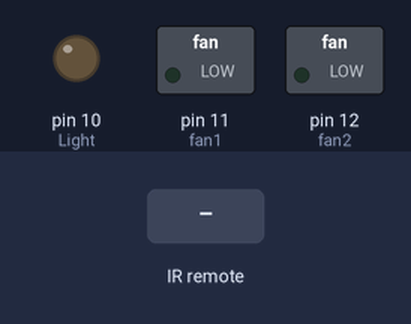
A sketch run on a simulated Arduino Uno, built with avr-gcc and run on an emulated ATmega328P. Shown: switched loads named in the sketch (green lamp = pin HIGH), output pins drawn as LEDs (lit = HIGH). Inputs (shaded band) come from the test bench.

Above: at 1.2 s.
1.3 s: infrared code 0xC10 received
At 2.5 s:
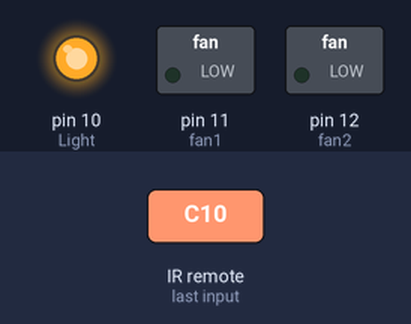
2.8 s: infrared code 0x610 received
At 3.7 s:
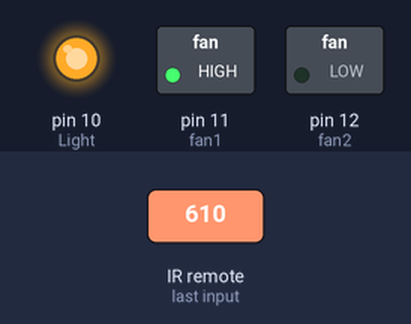
4.3 s: infrared code 0x210 received
At 4.9 s:
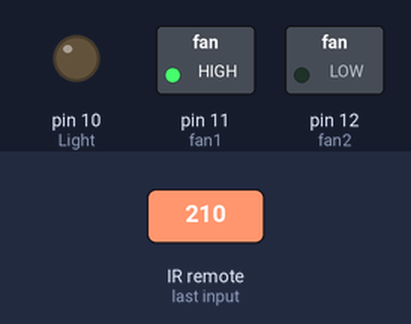
5.8 s: infrared code 0xE10 received
At 7.2 s:
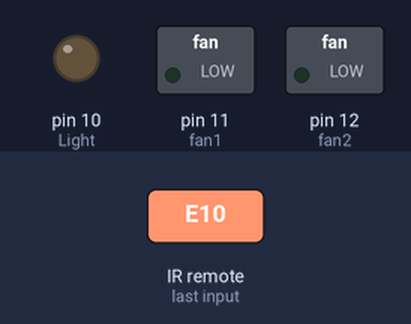
Timing chart, 0 to 8.3 s (numbered marks = the images above; inputs shaded):
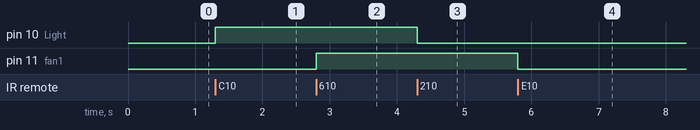

Measured:
- after the input at 1.3 s, pin 10 (Light): LOW → HIGH at once
- after the input at 2.8 s, pin 11 (fan1): LOW → HIGH at once
- after the input at 4.3 s, pin 10 (Light): HIGH → LOW at once
- after the input at 5.8 s, pin 11 (fan1): HIGH → LOW at once

The sketch:

Sony_remote.ino
```cpp
/*

 * This program uses an IR transmitter and reciever simultaneously
 * It will not work with the original library from Ken Shirrif, instead with the modified one by targetto
 * I have forked his library to my profile
 * Sony Power or 'A20' will send a series of NEC commands

 */

#include <IRremote.h> // targetto's library
#include <IRremoteInt.h>
IRsend irsend;

int RECV_PIN = 15; // TSOP reciever
IRrecv irrecv(RECV_PIN);
decode_results results;

// Philips Audio System Control
void volDown()
{
  irsend.sendNEC(0x10EFA857, 32); // Philips Volume Up
}

void reduceBass()
{
  irsend.sendNEC(0x10EFE817, 32); //Philips reduce bass
}
void volUp()
{
  irsend.sendNEC(0x10EF28D7, 32); // Philips Volume Up
}
//end of audio system control


void setup()
{
  //Serial.begin(9600);
  irrecv.enableIRIn(); // Start the receiver
  pinMode(10,OUTPUT); //Light
  pinMode(11,OUTPUT);//fan1
  pinMode(12,OUTPUT);//fan2
}

void loop() {
  if (irrecv.decode(&results)) {
    //Serial.println(results.value, HEX); //for debugging only

    switch(results.value)
    {

    case 0xC10:

      digitalWrite(10,HIGH);
      delay(200);
      break;

    case 0x210:

      digitalWrite(10,LOW);
      delay(200);
      break;

    case 0x610:

      digitalWrite(11,HIGH);
      delay(200);
      break;

    case 0xE10:

      digitalWrite(11,LOW);
      delay(200);
      break;

    case 0x10:

      digitalWrite(12,HIGH);
      delay(200);
      break;

    case 0x810:

      digitalWrite(12,LOW);
      delay(200);
      break;

    case 0xA90:

      {
        delay(1200);
        for (int i = 0; i < 3; i++) {
          irsend.sendNEC(0x10EF00FF, 32); //Philips '1' code
          delay(500);
        }
        for (int i = 0; i < 6; i++) {
          reduceBass();
          delay(400);
        }
        for(int i=0;i<10;i++)
        {
          volUp();
          delay(400);
        }
        break;
      }

    }

    delay(100);
    irrecv.resume(); // Receive the next value
  }
}
```
